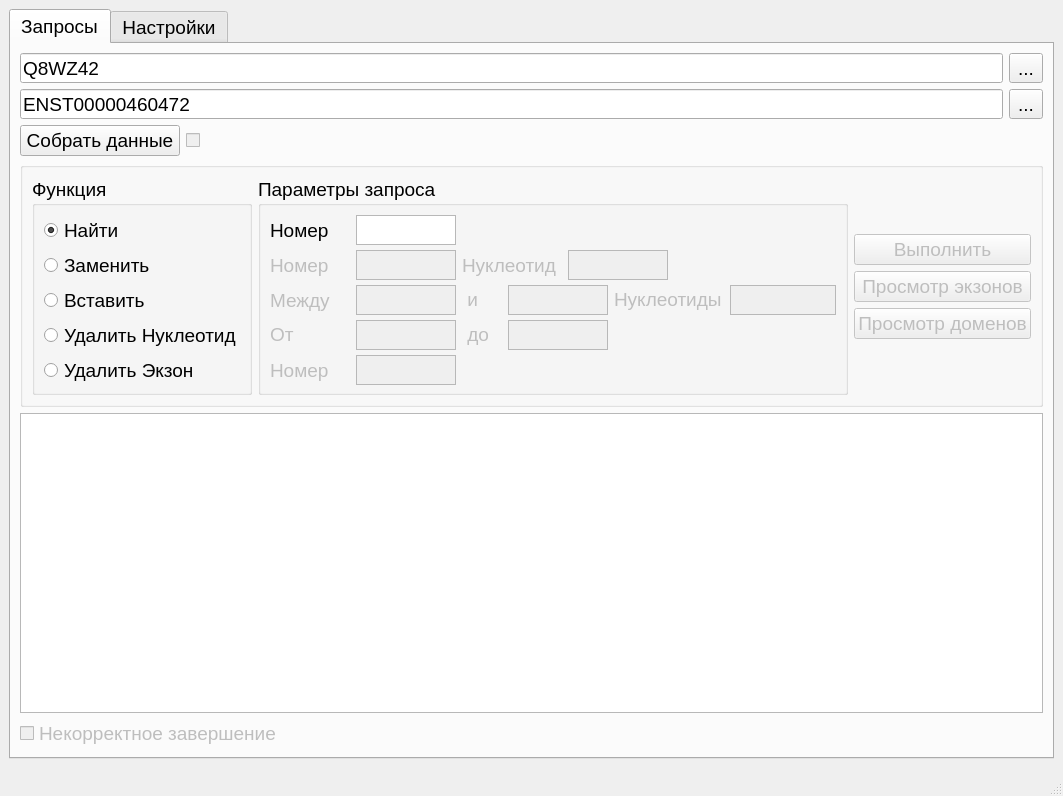
<?xml version="1.0" encoding="UTF-8"?>
<ui version="4.0">
 <class>MainWindow</class>
 <widget class="QMainWindow" name="MainWindow">
  <property name="geometry">
   <rect>
    <x>0</x>
    <y>0</y>
    <width>1059</width>
    <height>796</height>
   </rect>
  </property>
  <property name="font">
   <font>
    <pointsize>14</pointsize>
   </font>
  </property>
  <property name="windowTitle">
   <string>TitinInfo</string>
  </property>
  <widget class="QWidget" name="centralwidget">
   <layout class="QVBoxLayout" name="verticalLayout_6">
    <item>
     <widget class="QTabWidget" name="tabWidget">
      <property name="currentIndex">
       <number>0</number>
      </property>
      <widget class="QWidget" name="tab1">
       <attribute name="title">
        <string>Запросы</string>
       </attribute>
       <layout class="QVBoxLayout" name="verticalLayout_2">
        <item>
         <layout class="QHBoxLayout" name="horizontalLayout_3">
          <item>
           <widget class="QLineEdit" name="origin">
            <property name="enabled">
             <bool>true</bool>
            </property>
            <property name="minimumSize">
             <size>
              <width>120</width>
              <height>30</height>
             </size>
            </property>
            <property name="text">
             <string>Q8WZ42</string>
            </property>
            <property name="placeholderText">
             <string>Q8WZ42...</string>
            </property>
           </widget>
          </item>
          <item>
           <widget class="QToolButton" name="path_origin">
            <property name="text">
             <string>...</string>
            </property>
           </widget>
          </item>
         </layout>
        </item>
        <item>
         <layout class="QHBoxLayout" name="horizontalLayout_4">
          <item>
           <widget class="QLineEdit" name="isoform">
            <property name="enabled">
             <bool>true</bool>
            </property>
            <property name="minimumSize">
             <size>
              <width>120</width>
              <height>30</height>
             </size>
            </property>
            <property name="text">
             <string>ENST00000460472</string>
            </property>
            <property name="placeholderText">
             <string>ENST00000460472...</string>
            </property>
           </widget>
          </item>
          <item>
           <widget class="QToolButton" name="path_isoform">
            <property name="text">
             <string>...</string>
            </property>
           </widget>
          </item>
         </layout>
        </item>
        <item>
         <layout class="QHBoxLayout" name="layout_collect">
          <item>
           <widget class="QPushButton" name="collect_data">
            <property name="maximumSize">
             <size>
              <width>160</width>
              <height>35</height>
             </size>
            </property>
            <property name="text">
             <string>Собрать данные</string>
            </property>
           </widget>
          </item>
          <item>
           <widget class="QCheckBox" name="check_collect_data">
            <property name="enabled">
             <bool>false</bool>
            </property>
            <property name="minimumSize">
             <size>
              <width>0</width>
              <height>0</height>
             </size>
            </property>
            <property name="font">
             <font>
              <pointsize>14</pointsize>
             </font>
            </property>
            <property name="styleSheet">
             <string notr="true"/>
            </property>
            <property name="text">
             <string/>
            </property>
           </widget>
          </item>
         </layout>
        </item>
        <item>
         <widget class="QGroupBox" name="groupBox">
          <property name="maximumSize">
           <size>
            <width>16777215</width>
            <height>270</height>
           </size>
          </property>
          <property name="title">
           <string/>
          </property>
          <layout class="QGridLayout" name="gridLayout">
           <item row="0" column="0">
            <widget class="QGroupBox" name="choise_function">
             <property name="minimumSize">
              <size>
               <width>220</width>
               <height>200</height>
              </size>
             </property>
             <property name="maximumSize">
              <size>
               <width>220</width>
               <height>250</height>
              </size>
             </property>
             <property name="title">
              <string>Функция</string>
             </property>
             <layout class="QVBoxLayout" name="verticalLayout_3">
              <item>
               <widget class="QRadioButton" name="find">
                <property name="minimumSize">
                 <size>
                  <width>0</width>
                  <height>30</height>
                 </size>
                </property>
                <property name="maximumSize">
                 <size>
                  <width>200</width>
                  <height>16777215</height>
                 </size>
                </property>
                <property name="font">
                 <font>
                  <pointsize>14</pointsize>
                 </font>
                </property>
                <property name="text">
                 <string>Найти</string>
                </property>
                <property name="checked">
                 <bool>true</bool>
                </property>
               </widget>
              </item>
              <item>
               <widget class="QRadioButton" name="replacement">
                <property name="minimumSize">
                 <size>
                  <width>0</width>
                  <height>30</height>
                 </size>
                </property>
                <property name="maximumSize">
                 <size>
                  <width>200</width>
                  <height>16777215</height>
                 </size>
                </property>
                <property name="font">
                 <font>
                  <pointsize>14</pointsize>
                 </font>
                </property>
                <property name="text">
                 <string>Заменить</string>
                </property>
               </widget>
              </item>
              <item>
               <widget class="QRadioButton" name="insert">
                <property name="minimumSize">
                 <size>
                  <width>0</width>
                  <height>30</height>
                 </size>
                </property>
                <property name="maximumSize">
                 <size>
                  <width>200</width>
                  <height>16777215</height>
                 </size>
                </property>
                <property name="font">
                 <font>
                  <pointsize>14</pointsize>
                 </font>
                </property>
                <property name="text">
                 <string>Вставить</string>
                </property>
               </widget>
              </item>
              <item>
               <widget class="QRadioButton" name="delete_nucleotide">
                <property name="minimumSize">
                 <size>
                  <width>0</width>
                  <height>30</height>
                 </size>
                </property>
                <property name="maximumSize">
                 <size>
                  <width>200</width>
                  <height>16777215</height>
                 </size>
                </property>
                <property name="font">
                 <font>
                  <pointsize>14</pointsize>
                 </font>
                </property>
                <property name="text">
                 <string>Удалить Нуклеотид</string>
                </property>
               </widget>
              </item>
              <item>
               <widget class="QRadioButton" name="delete_exon">
                <property name="minimumSize">
                 <size>
                  <width>0</width>
                  <height>30</height>
                 </size>
                </property>
                <property name="maximumSize">
                 <size>
                  <width>200</width>
                  <height>16777215</height>
                 </size>
                </property>
                <property name="font">
                 <font>
                  <pointsize>14</pointsize>
                 </font>
                </property>
                <property name="text">
                 <string>Удалить Экзон</string>
                </property>
               </widget>
              </item>
             </layout>
            </widget>
           </item>
           <item row="0" column="1">
            <widget class="QGroupBox" name="params_request">
             <property name="enabled">
              <bool>true</bool>
             </property>
             <property name="minimumSize">
              <size>
               <width>590</width>
               <height>200</height>
              </size>
             </property>
             <property name="maximumSize">
              <size>
               <width>16777215</width>
               <height>250</height>
              </size>
             </property>
             <property name="title">
              <string>Параметры запроса</string>
             </property>
             <layout class="QVBoxLayout" name="verticalLayout">
              <item>
               <layout class="QHBoxLayout" name="horizontalLayout">
                <item>
                 <widget class="QLabel" name="find_label">
                  <property name="minimumSize">
                   <size>
                    <width>80</width>
                    <height>30</height>
                   </size>
                  </property>
                  <property name="maximumSize">
                   <size>
                    <width>80</width>
                    <height>30</height>
                   </size>
                  </property>
                  <property name="text">
                   <string>Номер</string>
                  </property>
                 </widget>
                </item>
                <item>
                 <widget class="QTextEdit" name="find_number">
                  <property name="minimumSize">
                   <size>
                    <width>100</width>
                    <height>30</height>
                   </size>
                  </property>
                  <property name="maximumSize">
                   <size>
                    <width>100</width>
                    <height>30</height>
                   </size>
                  </property>
                  <property name="verticalScrollBarPolicy">
                   <enum>Qt::ScrollBarAlwaysOff</enum>
                  </property>
                  <property name="horizontalScrollBarPolicy">
                   <enum>Qt::ScrollBarAlwaysOff</enum>
                  </property>
                  <property name="sizeAdjustPolicy">
                   <enum>QAbstractScrollArea::AdjustIgnored</enum>
                  </property>
                  <property name="lineWrapMode">
                   <enum>QTextEdit::NoWrap</enum>
                  </property>
                 </widget>
                </item>
                <item>
                 <widget class="QLabel" name="label_4">
                  <property name="text">
                   <string/>
                  </property>
                 </widget>
                </item>
               </layout>
              </item>
              <item>
               <layout class="QHBoxLayout" name="replacement_hlayout">
                <item>
                 <widget class="QLabel" name="replacement_label1">
                  <property name="enabled">
                   <bool>false</bool>
                  </property>
                  <property name="minimumSize">
                   <size>
                    <width>80</width>
                    <height>30</height>
                   </size>
                  </property>
                  <property name="maximumSize">
                   <size>
                    <width>80</width>
                    <height>30</height>
                   </size>
                  </property>
                  <property name="text">
                   <string>Номер</string>
                  </property>
                 </widget>
                </item>
                <item>
                 <widget class="QTextEdit" name="replacement_number">
                  <property name="enabled">
                   <bool>false</bool>
                  </property>
                  <property name="minimumSize">
                   <size>
                    <width>100</width>
                    <height>30</height>
                   </size>
                  </property>
                  <property name="maximumSize">
                   <size>
                    <width>100</width>
                    <height>30</height>
                   </size>
                  </property>
                  <property name="verticalScrollBarPolicy">
                   <enum>Qt::ScrollBarAlwaysOff</enum>
                  </property>
                  <property name="horizontalScrollBarPolicy">
                   <enum>Qt::ScrollBarAlwaysOff</enum>
                  </property>
                  <property name="lineWrapMode">
                   <enum>QTextEdit::NoWrap</enum>
                  </property>
                 </widget>
                </item>
                <item>
                 <widget class="QLabel" name="replacement_label2">
                  <property name="enabled">
                   <bool>false</bool>
                  </property>
                  <property name="minimumSize">
                   <size>
                    <width>100</width>
                    <height>30</height>
                   </size>
                  </property>
                  <property name="maximumSize">
                   <size>
                    <width>100</width>
                    <height>30</height>
                   </size>
                  </property>
                  <property name="text">
                   <string>Нуклеотид</string>
                  </property>
                 </widget>
                </item>
                <item>
                 <widget class="QTextEdit" name="replacement_nucleotide">
                  <property name="enabled">
                   <bool>false</bool>
                  </property>
                  <property name="minimumSize">
                   <size>
                    <width>100</width>
                    <height>30</height>
                   </size>
                  </property>
                  <property name="maximumSize">
                   <size>
                    <width>100</width>
                    <height>30</height>
                   </size>
                  </property>
                  <property name="verticalScrollBarPolicy">
                   <enum>Qt::ScrollBarAlwaysOff</enum>
                  </property>
                  <property name="horizontalScrollBarPolicy">
                   <enum>Qt::ScrollBarAlwaysOff</enum>
                  </property>
                  <property name="lineWrapMode">
                   <enum>QTextEdit::NoWrap</enum>
                  </property>
                 </widget>
                </item>
                <item>
                 <widget class="QLabel" name="label_5">
                  <property name="text">
                   <string/>
                  </property>
                 </widget>
                </item>
               </layout>
              </item>
              <item>
               <layout class="QHBoxLayout" name="insert_hlayout">
                <item>
                 <widget class="QLabel" name="insert_label1">
                  <property name="enabled">
                   <bool>false</bool>
                  </property>
                  <property name="minimumSize">
                   <size>
                    <width>80</width>
                    <height>30</height>
                   </size>
                  </property>
                  <property name="maximumSize">
                   <size>
                    <width>80</width>
                    <height>30</height>
                   </size>
                  </property>
                  <property name="text">
                   <string>Между</string>
                  </property>
                 </widget>
                </item>
                <item>
                 <widget class="QTextEdit" name="insert_st">
                  <property name="enabled">
                   <bool>false</bool>
                  </property>
                  <property name="minimumSize">
                   <size>
                    <width>100</width>
                    <height>30</height>
                   </size>
                  </property>
                  <property name="maximumSize">
                   <size>
                    <width>100</width>
                    <height>30</height>
                   </size>
                  </property>
                  <property name="verticalScrollBarPolicy">
                   <enum>Qt::ScrollBarAlwaysOff</enum>
                  </property>
                  <property name="horizontalScrollBarPolicy">
                   <enum>Qt::ScrollBarAlwaysOff</enum>
                  </property>
                  <property name="lineWrapMode">
                   <enum>QTextEdit::NoWrap</enum>
                  </property>
                 </widget>
                </item>
                <item>
                 <widget class="QLabel" name="insert_lable2">
                  <property name="enabled">
                   <bool>false</bool>
                  </property>
                  <property name="minimumSize">
                   <size>
                    <width>40</width>
                    <height>0</height>
                   </size>
                  </property>
                  <property name="maximumSize">
                   <size>
                    <width>40</width>
                    <height>16777215</height>
                   </size>
                  </property>
                  <property name="text">
                   <string> и</string>
                  </property>
                 </widget>
                </item>
                <item>
                 <widget class="QTextEdit" name="insert_end">
                  <property name="enabled">
                   <bool>false</bool>
                  </property>
                  <property name="minimumSize">
                   <size>
                    <width>100</width>
                    <height>30</height>
                   </size>
                  </property>
                  <property name="maximumSize">
                   <size>
                    <width>100</width>
                    <height>30</height>
                   </size>
                  </property>
                  <property name="verticalScrollBarPolicy">
                   <enum>Qt::ScrollBarAlwaysOff</enum>
                  </property>
                  <property name="horizontalScrollBarPolicy">
                   <enum>Qt::ScrollBarAlwaysOff</enum>
                  </property>
                  <property name="lineWrapMode">
                   <enum>QTextEdit::NoWrap</enum>
                  </property>
                  <property name="text" stdset="0">
                   <string>-</string>
                  </property>
                 </widget>
                </item>
                <item>
                 <widget class="QLabel" name="insert_label3">
                  <property name="enabled">
                   <bool>false</bool>
                  </property>
                  <property name="minimumSize">
                   <size>
                    <width>110</width>
                    <height>0</height>
                   </size>
                  </property>
                  <property name="maximumSize">
                   <size>
                    <width>110</width>
                    <height>16777215</height>
                   </size>
                  </property>
                  <property name="text">
                   <string>Нуклеотиды</string>
                  </property>
                 </widget>
                </item>
                <item>
                 <widget class="QTextEdit" name="insert_nucleotide">
                  <property name="enabled">
                   <bool>false</bool>
                  </property>
                  <property name="minimumSize">
                   <size>
                    <width>100</width>
                    <height>30</height>
                   </size>
                  </property>
                  <property name="maximumSize">
                   <size>
                    <width>16777215</width>
                    <height>30</height>
                   </size>
                  </property>
                  <property name="verticalScrollBarPolicy">
                   <enum>Qt::ScrollBarAlwaysOff</enum>
                  </property>
                  <property name="horizontalScrollBarPolicy">
                   <enum>Qt::ScrollBarAlwaysOff</enum>
                  </property>
                  <property name="lineWrapMode">
                   <enum>QTextEdit::NoWrap</enum>
                  </property>
                 </widget>
                </item>
               </layout>
              </item>
              <item>
               <layout class="QHBoxLayout" name="delete_exon_hlayout">
                <item>
                 <widget class="QLabel" name="delete_nucleotide_label1">
                  <property name="enabled">
                   <bool>false</bool>
                  </property>
                  <property name="minimumSize">
                   <size>
                    <width>80</width>
                    <height>0</height>
                   </size>
                  </property>
                  <property name="maximumSize">
                   <size>
                    <width>80</width>
                    <height>16777215</height>
                   </size>
                  </property>
                  <property name="text">
                   <string>От</string>
                  </property>
                 </widget>
                </item>
                <item>
                 <widget class="QTextEdit" name="delete_nucleotide_st">
                  <property name="enabled">
                   <bool>false</bool>
                  </property>
                  <property name="minimumSize">
                   <size>
                    <width>100</width>
                    <height>30</height>
                   </size>
                  </property>
                  <property name="maximumSize">
                   <size>
                    <width>100</width>
                    <height>30</height>
                   </size>
                  </property>
                  <property name="verticalScrollBarPolicy">
                   <enum>Qt::ScrollBarAlwaysOff</enum>
                  </property>
                  <property name="horizontalScrollBarPolicy">
                   <enum>Qt::ScrollBarAlwaysOff</enum>
                  </property>
                  <property name="lineWrapMode">
                   <enum>QTextEdit::NoWrap</enum>
                  </property>
                 </widget>
                </item>
                <item>
                 <widget class="QLabel" name="delete_nucleotide_label2">
                  <property name="enabled">
                   <bool>false</bool>
                  </property>
                  <property name="minimumSize">
                   <size>
                    <width>40</width>
                    <height>0</height>
                   </size>
                  </property>
                  <property name="maximumSize">
                   <size>
                    <width>40</width>
                    <height>16777215</height>
                   </size>
                  </property>
                  <property name="text">
                   <string> до</string>
                  </property>
                 </widget>
                </item>
                <item>
                 <widget class="QTextEdit" name="delete_nucleotide_end">
                  <property name="enabled">
                   <bool>false</bool>
                  </property>
                  <property name="minimumSize">
                   <size>
                    <width>100</width>
                    <height>30</height>
                   </size>
                  </property>
                  <property name="maximumSize">
                   <size>
                    <width>100</width>
                    <height>30</height>
                   </size>
                  </property>
                  <property name="verticalScrollBarPolicy">
                   <enum>Qt::ScrollBarAlwaysOff</enum>
                  </property>
                  <property name="horizontalScrollBarPolicy">
                   <enum>Qt::ScrollBarAlwaysOff</enum>
                  </property>
                  <property name="lineWrapMode">
                   <enum>QTextEdit::NoWrap</enum>
                  </property>
                 </widget>
                </item>
                <item>
                 <widget class="QLabel" name="label_6">
                  <property name="text">
                   <string/>
                  </property>
                 </widget>
                </item>
               </layout>
              </item>
              <item>
               <layout class="QHBoxLayout" name="delete_nucleotide_hlayout">
                <item>
                 <widget class="QLabel" name="delete_exon_label">
                  <property name="enabled">
                   <bool>false</bool>
                  </property>
                  <property name="minimumSize">
                   <size>
                    <width>80</width>
                    <height>30</height>
                   </size>
                  </property>
                  <property name="maximumSize">
                   <size>
                    <width>80</width>
                    <height>30</height>
                   </size>
                  </property>
                  <property name="text">
                   <string>Номер</string>
                  </property>
                 </widget>
                </item>
                <item>
                 <widget class="QTextEdit" name="delete_exon_number">
                  <property name="enabled">
                   <bool>false</bool>
                  </property>
                  <property name="minimumSize">
                   <size>
                    <width>100</width>
                    <height>30</height>
                   </size>
                  </property>
                  <property name="maximumSize">
                   <size>
                    <width>100</width>
                    <height>30</height>
                   </size>
                  </property>
                  <property name="verticalScrollBarPolicy">
                   <enum>Qt::ScrollBarAlwaysOff</enum>
                  </property>
                  <property name="horizontalScrollBarPolicy">
                   <enum>Qt::ScrollBarAlwaysOff</enum>
                  </property>
                  <property name="lineWrapMode">
                   <enum>QTextEdit::NoWrap</enum>
                  </property>
                 </widget>
                </item>
                <item>
                 <widget class="QLabel" name="label_3">
                  <property name="text">
                   <string/>
                  </property>
                 </widget>
                </item>
               </layout>
              </item>
             </layout>
            </widget>
           </item>
           <item row="0" column="2">
            <layout class="QVBoxLayout" name="methods">
             <item>
              <widget class="QLabel" name="label_2">
               <property name="text">
                <string/>
               </property>
              </widget>
             </item>
             <item>
              <widget class="QPushButton" name="pull_request">
               <property name="enabled">
                <bool>false</bool>
               </property>
               <property name="minimumSize">
                <size>
                 <width>110</width>
                 <height>30</height>
                </size>
               </property>
               <property name="maximumSize">
                <size>
                 <width>16777215</width>
                 <height>16777215</height>
                </size>
               </property>
               <property name="text">
                <string>Выполнить</string>
               </property>
              </widget>
             </item>
             <item>
              <widget class="QPushButton" name="view_exons">
               <property name="enabled">
                <bool>false</bool>
               </property>
               <property name="text">
                <string>Просмотр экзонов</string>
               </property>
              </widget>
             </item>
             <item>
              <widget class="QPushButton" name="view_domains">
               <property name="enabled">
                <bool>false</bool>
               </property>
               <property name="text">
                <string>Просмотр доменов</string>
               </property>
              </widget>
             </item>
             <item>
              <widget class="QLabel" name="label_1">
               <property name="text">
                <string/>
               </property>
               <property name="alignment">
                <set>Qt::AlignLeading|Qt::AlignLeft|Qt::AlignTop</set>
               </property>
              </widget>
             </item>
            </layout>
           </item>
          </layout>
         </widget>
        </item>
        <item>
         <widget class="QTextBrowser" name="response_browser">
          <property name="minimumSize">
           <size>
            <width>0</width>
            <height>300</height>
           </size>
          </property>
         </widget>
        </item>
        <item>
         <widget class="QCheckBox" name="checkException">
          <property name="enabled">
           <bool>false</bool>
          </property>
          <property name="text">
           <string>Некорректное завершение</string>
          </property>
         </widget>
        </item>
       </layout>
      </widget>
      <widget class="QWidget" name="tab2">
       <attribute name="title">
        <string>Настройки</string>
       </attribute>
       <layout class="QVBoxLayout" name="verticalLayout_4">
        <item>
         <widget class="QTableWidget" name="table_urls">
          <property name="font">
           <font>
            <pointsize>14</pointsize>
           </font>
          </property>
          <attribute name="horizontalHeaderStretchLastSection">
           <bool>true</bool>
          </attribute>
          <attribute name="verticalHeaderVisible">
           <bool>false</bool>
          </attribute>
          <column>
           <property name="text">
            <string>ID</string>
           </property>
          </column>
          <column>
           <property name="text">
            <string>URL</string>
           </property>
          </column>
         </widget>
        </item>
        <item>
         <layout class="QHBoxLayout" name="horizontalLayout_2">
          <item>
           <widget class="QPushButton" name="add_url">
            <property name="text">
             <string>Добавить</string>
            </property>
           </widget>
          </item>
          <item>
           <widget class="QPushButton" name="remove_url">
            <property name="text">
             <string>Удалить</string>
            </property>
           </widget>
          </item>
         </layout>
        </item>
       </layout>
      </widget>
     </widget>
    </item>
   </layout>
  </widget>
  <widget class="QMenuBar" name="menubar">
   <property name="geometry">
    <rect>
     <x>0</x>
     <y>0</y>
     <width>1059</width>
     <height>21</height>
    </rect>
   </property>
  </widget>
  <widget class="QStatusBar" name="statusbar"/>
 </widget>
 <resources/>
 <connections/>
</ui>
